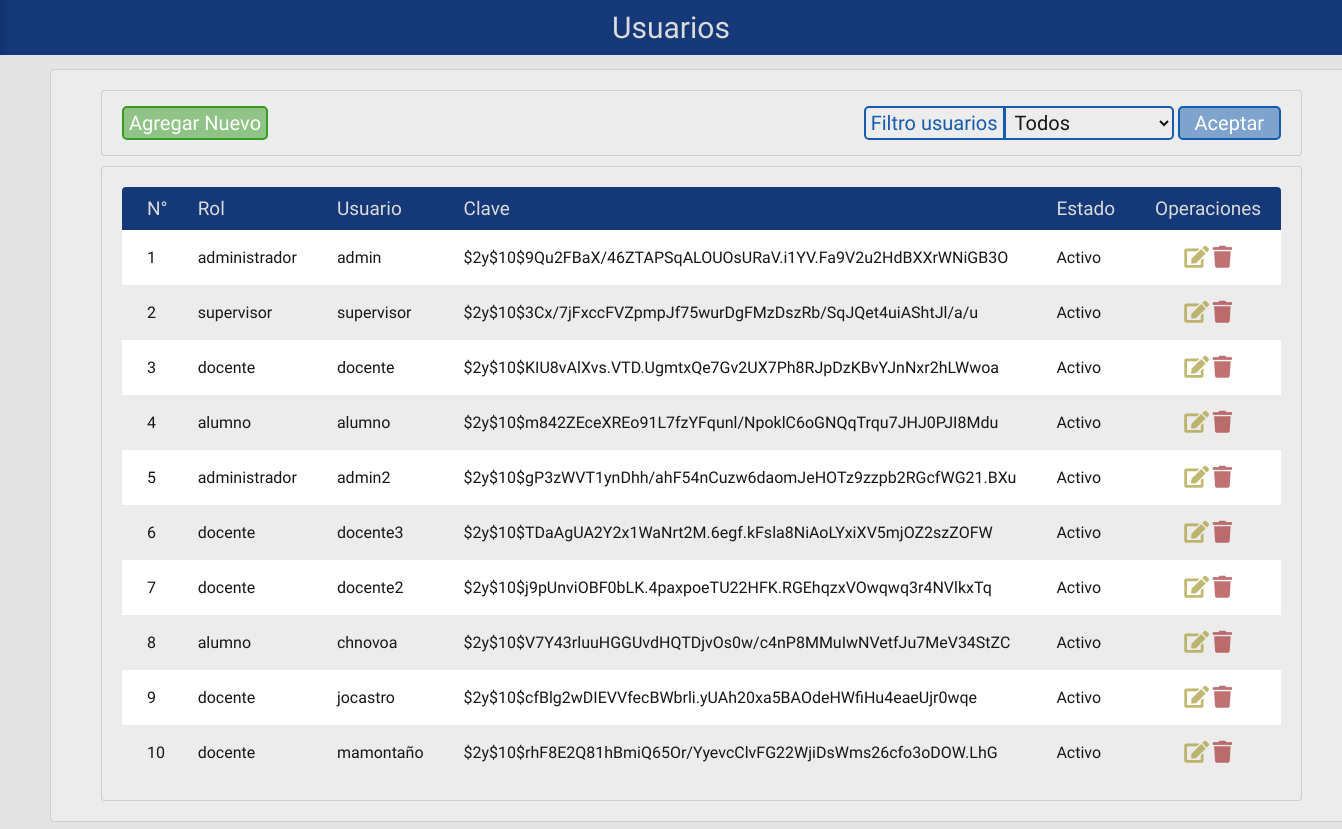
Page /php/editar_usuarios.php on the committed database.
### tables this page shows
CREATE TABLE `usuario` (
  `USU_CODIGO` int(2) NOT NULL,
  `ROL_CODIGO` int(2) NOT NULL,
  `USU_USER` char(35) NOT NULL,
  `USU_CLAVE` varchar(255) NOT NULL,
  `USU_ESTADO` int(1) NOT NULL DEFAULT '1'
);

CREATE TABLE `roles` (
  `ROL_CODIGO` int(1) NOT NULL,
  `ROL_NOMBRE` varchar(20) NOT NULL,
  `ROL_ESTADO` int(1) NOT NULL DEFAULT '1'
);

### php/editar_usuarios.php (the view, shortened to what this page needs)
<!doctype html>
<html>
<head>
	<link href="../css/estiloMostrar.css" rel="stylesheet" type="text/css">
	<link rel="stylesheet" href="https://use.fontawesome.com/releases/v5.8.1/css/all.css">
</head>
<body>
<div class="contenedor">
	<div class="cabeza">Usuarios</div>
	<?php
	$conn = new mysqli( "localhost", "admin", "admin", "horarios" );
	$result = mysqli_query( $conn, "select * from usuario u, roles r where u.rol_codigo=r.rol_codigo" );
	$activos = mysqli_query( $conn, "select * from usuario u, roles r where u.usu_estado=1 and u.rol_codigo=r.rol_codigo" );
	$desactivos = mysqli_query( $conn, "select * from usuario u, roles r where u.usu_estado=0 and u.rol_codigo=r.rol_codigo" );
	?>
	<div class="cuerpo">
	<div class="opciones">
		<div class="bloque margen-top"><a href="#" id="idcrear" ><button type="button">Agregar Nuevo</button></a></div>
		<div class="bloque"><form id="form1" name="form1" method="post" action="#">
			<label class="filtro" for="select">Filtro usuarios</label>
			<select name="estado" class="filtro">
				<option value="Todos" selected>Todos</option>
			</select>
			<input type="submit" value="Aceptar">
		</form></div>
	</div>
	<div class="cont-tabla">
	<table>
		<thead>
			<tr>
				<th>N°</th>
				<th>Rol</th>
				<th>Usuario</th>
				<th>Clave</th>
				<th>Estado</th>
				<th>Operaciones</th>
			</tr>
		</thead>
		<tbody>
			<?php
			$estado = $_POST[ 'estado' ];
			if ( $estado == 'Todos' ||  $estado == '') {
				$cont = 1;
				while ( $row = mysqli_fetch_array( $result ) ) {
					echo '<tr><td>' .$cont. '</td>';
					echo '<td>' . $row[ "ROL_NOMBRE" ] . '</td>';
					echo '<td>' . $row[ "USU_USER" ] . '</td>';
					echo '<td>' . $row[ "USU_CLAVE" ] . '</td>';
					if($row['USU_ESTADO']=='1'){$estado = 'title="Eliminar" class="tabla-registro-elim btn-eliminar-a"><i class="fas fa-trash"></i>'; $est = "Activo";}
					else {$estado = 'title="Activar" class="btn-eliminar-i"><i class="fas fa-trash-restore"></i>'; $est = "Inactivo";}
					echo '<td>' .$est. '</td>';
					echo '<td> <a href="editar_usuarios_recibe.php?u='.$row[ "USU_CODIGO" ].'" title="Editar" class="btn-editar"><i class="fas fa-edit"></i></a>
							   <a href="eliminar_usuario.php?u='.$row[ "USU_CODIGO" ].'" '.$estado.'</a></td></tr>';
					$cont++;
				}
			} else if ( $estado == 'Activos' ) {
				$cont = 1;
				while ( $row = mysqli_fetch_array( $activos ) ) {
					echo '<tr><td>' .$cont. '</td>';
					echo '<td>' . $row[ "ROL_NOMBRE" ] . '</td>';
					echo '<td>' . $row[ "USU_USER" ] . '</td>';
					echo '<td>' . $row[ "USU_CLAVE" ] . '</td>';
					if($row['USU_ESTADO']=='1'){$est = "Activo";}
					else {$est = "Inactivo";}
					echo '<td>' .$est. '</td>';
					echo '<td> <a href="editar_usuarios_recibe.php?u='.$row[ "USU_CODIGO" ].'" title="Editar" class="btn-editar"><i class="fas fa-edit"></i></a>
							   <a href="eliminar_usuario.php?u='.$row[ "USU_CODIGO" ].'" title="Eliminar" class="tabla-registro-elim  btn-eliminar-a"><i class="fas fa-trash"></i></a></td></tr>';
					$cont++;
				}
				mysqli_free_result( $activos );
			} else if ( $estado == 'Desactivados' ) {
				$cont = 1;
				while ( $row = mysqli_fetch_array( $desactivos ) ) {
					echo '<tr><td>' .$cont. '</td>';
					echo '<td>' . $row[ "ROL_NOMBRE" ] . '</td>';
					echo '<td>' . $row[ "USU_USER" ] . '</td>';
					echo '<td>' . $row[ "USU_CLAVE" ] . '</td>';
					if($row['USU_ESTADO']=='1'){$est = "Activo";}
					else {$est = "Inactivo";}
					echo '<td>' .$est. '</td>';
					echo '<td> <a href="editar_usuarios_recibe.php?u='.$row[ "USU_CODIGO" ].'" title="Editar" class="btn-editar"><i class="fas fa-edit"></i></a>
							   <a href="eliminar_usuario.php?u='.$row[ "USU_CODIGO" ].'" title="Activar"  class="btn-eliminar-i"><i class="fas fa-trash-restore"></i></a></td></tr>';
					$cont++;
				}
				mysqli_free_result( $desactivos );
			}
			?>
		</tbody>
	</table>
	</div>
	</div>
</div>
</body>
</html>

### css/estiloMostrar.css (style rules this page uses)
:root { --base: rgba(20,56,120,1.00); --base2: rgba(19,92,175,1.00); --base2-semitransp: rgba(19,92,175,0.50); --sec: rgba(204,180,11,1.00); --activo: rgba(27,78,168,1.00); --selec: rgba(21,60,129,1.00); --texto: rgba(219,219,219,1.00); --azul-claro: rgba(19,92,175,1.00); --azul: rgba(24,63,155,1.00); --confirm: rgba(192,91,39,1.00); --elimin: rgba(163,33,35,1.00); --confirm2: rgba(108,39,184,1.00); --confirm-osc: rgba(160,75,32,1.00); --fondo: rgba(228,228,228,1.00); --fondo2: rgba(236,236,236,1.00); }
* { margin: 0; padding: 0; font-family: 'Hind Siliguri', sans-serif; }
body { background-color: var(--fondo); }
.contenedor { display: flex; flex-direction: column; flex-wrap: wrap; justify-content: flex-start; align-items: normal; align-content: stretch; max-width: 100%; }
.cabeza { display: block; text-align: center; background-color: var(--base); color: var(--texto); font-size: 30px; font-weight: 400; padding: 10px 0; width: 100%; box-shadow: inset 6px 0px 9px -8px rgba(10,31,68,0.70); }
.cuerpo { display: flex; flex-direction: column; flex-wrap: wrap; justify-content: flex-start; align-items: normal; align-content: stretch; max-width: 100%; margin: 14px 50px; padding: 10px 40px; border: 1px solid rgba(159,159,159,0.40); border-radius: 4px; background-color: var(--fondo2); }
.cont-tabla { display: block; float: left; max-width: 100%; height: 100%; padding: 20px 20px; margin: 5px 10px 10px; border: 1px solid rgba(159,159,159,0.40); border-radius: 4px; background-color: var(--fondo2); }
.cuerpo > .opciones { display: flex; justify-content: space-between; max-width: 100%; padding: 10px 20px; margin: 10px 10px 5px; border: 1px solid rgba(159,159,159,0.40); border-radius: 4px; background-color: var(--fondo2); }
.opciones { display: flex; justify-content: flex-end; max-width: 100%; padding: 10px 20px; margin: 10px 10px 5px; border: 1px solid rgba(159,159,159,0.40); border-radius: 4px; background-color: var(--fondo2); }
.bloque { display: inline-block; }
.margen-top { margin: 5px 0 0 0; }
.filtro { margin-bottom:20px; }
table { background-color: white; text-align: left; border-collapse: collapse; width: 100%; }
th { font-size: 19px; font-weight: 400; padding: 10px 20px; }
th:first-child { border-radius: 4px 0 0 0; padding: 10px 10px 10px 25px; }
th:last-child { border-radius: 0 4px 0 0; }
td { padding: 15px 20px; font-size: 16px; font-weight: 500; color: rgba(23,23,23,1.00); }
td:first-child { padding: 10px 10px 10px 25px; }
td:last-child { text-align: center; }
thead { background-color: var(--base); color: var(--texto); }
tr:nth-child(even) { background-color: var(--fondo2); }
.btn-editar { font-size: 22px; text-decoration: none; color: rgba(162,150,43,0.67); }
.btn-eliminar-a { font-size: 22px; text-decoration: none; color: rgba(162,43,43,0.67); }
select.filtro { background: none; color: #161616; border: none; border: solid 2px var(--base2); border-radius: 0 5px 5px 0; margin: 5px 0; padding: 2px 5px; width: 170px; font-size: 20px; transition: all 0.3s; outline: none; }
input::placeholder { background: none; color:rgba(42,42,42,0.44); font-size: 20px; }
label.filtro { font-size: 20px; color: var(--base2); border: none; border: solid 2px var(--base2); padding: 3px 5px; border-radius: 5px 0 0 5px; margin-right: -5px; }
select { background: none; color: #161616; border: none; border: solid 2px var(--base2); border-radius: 5px; margin: 5px 0 15px 0; padding: 2px 5px; width: 98.5%; font-size: 20px; transition: all 0.3s; }
label { font-size: 20px; color: var(--base2); }
[type=button], [type=submit], [type=reset] { background-color: var(--base2-semitransp); border-radius: 5px; border: 2px var(--base2) solid; color: white; padding: 3px 5px; cursor: pointer; transition: all 0.1s; font-size: 20px; text-decoration: none; }
[type=submit], #idcancelar > [type=button] { padding: 3px 15px; }
#idcrear [type=button] { background-color: rgba(55,155,35,0.50); color: white; border: 2px rgba(55,155,35,1.0) solid; }

### rows in the picture
usuario: ROL_CODIGO.ROL_NOMBRE "administrador", USU_USER "admin", USU_CLAVE "$2y$10$9Qu2FBaX/46ZTAPSqALOUOsURaV.i1YV.Fa9V2u2HdBXXrWNiGB3O", USU_ESTADO "Activo"
usuario: ROL_CODIGO.ROL_NOMBRE "supervisor", USU_USER "supervisor", USU_CLAVE "$2y$10$3Cx/7jFxccFVZpmpJf75wurDgFMzDszRb/SqJQet4uiAShtJl/a/u", USU_ESTADO "Activo"
usuario: ROL_CODIGO.ROL_NOMBRE "docente", USU_USER "docente", USU_CLAVE "$2y$10$KIU8vAlXvs.VTD.UgmtxQe7Gv2UX7Ph8RJpDzKBvYJnNxr2hLWwoa", USU_ESTADO "Activo"
usuario: ROL_CODIGO.ROL_NOMBRE "alumno", USU_USER "alumno", USU_CLAVE "$2y$10$m842ZEceXREo91L7fzYFqunl/NpoklC6oGNQqTrqu7JHJ0PJI8Mdu", USU_ESTADO "Activo"
usuario: ROL_CODIGO.ROL_NOMBRE "administrador", USU_USER "admin2", USU_CLAVE "$2y$10$gP3zWVT1ynDhh/ahF54nCuzw6daomJeHOTz9zzpb2RGcfWG21.BXu", USU_ESTADO "Activo"
usuario: ROL_CODIGO.ROL_NOMBRE "docente", USU_USER "docente3", USU_CLAVE "$2y$10$TDaAgUA2Y2x1WaNrt2M.6egf.kFsla8NiAoLYxiXV5mjOZ2szZOFW", USU_ESTADO "Activo"
usuario: ROL_CODIGO.ROL_NOMBRE "docente", USU_USER "docente2", USU_CLAVE "$2y$10$j9pUnviOBF0bLK.4paxpoeTU22HFK.RGEhqzxVOwqwq3r4NVlkxTq", USU_ESTADO "Activo"
usuario: ROL_CODIGO.ROL_NOMBRE "alumno", USU_USER "chnovoa", USU_CLAVE "$2y$10$V7Y43rluuHGGUvdHQTDjvOs0w/c4nP8MMuIwNVetfJu7MeV34StZC", USU_ESTADO "Activo"
usuario: ROL_CODIGO.ROL_NOMBRE "docente", USU_USER "jocastro", USU_CLAVE "$2y$10$cfBlg2wDIEVVfecBWbrli.yUAh20xa5BAOdeHWfiHu4eaeUjr0wqe", USU_ESTADO "Activo"
usuario: ROL_CODIGO.ROL_NOMBRE "docente", USU_USER "mamontaño", USU_CLAVE "$2y$10$rhF8E2Q81hBmiQ65Or/YyevcClvFG22WjiDsWms26cfo3oDOW.LhG", USU_ESTADO "Activo"
